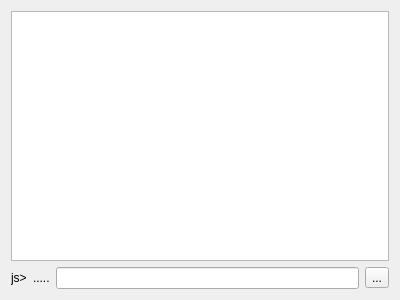
<?xml version="1.0" encoding="UTF-8"?>
<ui version="4.0">
 <class>ShellForm</class>
 <widget class="QWidget" name="ShellForm">
  <property name="geometry">
   <rect>
    <x>0</x>
    <y>0</y>
    <width>400</width>
    <height>300</height>
   </rect>
  </property>
  <property name="windowTitle">
   <string>Form</string>
  </property>
  <layout class="QVBoxLayout" name="verticalLayout">
   <item>
    <widget class="QPlainTextEdit" name="historyPlainTextEdit">
     <property name="readOnly">
      <bool>true</bool>
     </property>
    </widget>
   </item>
   <item>
    <widget class="QWidget" name="widget" native="true">
     <layout class="QHBoxLayout" name="horizontalLayout">
      <property name="margin">
       <number>0</number>
      </property>
      <item>
       <widget class="QLabel" name="promptLabel">
        <property name="text">
         <string>js&gt;</string>
        </property>
       </widget>
      </item>
      <item>
       <widget class="QLabel" name="promptContinueLabel">
        <property name="text">
         <string>.....</string>
        </property>
       </widget>
      </item>
      <item>
       <widget class="QLineEdit" name="scriptLineEdit"/>
      </item>
      <item>
       <widget class="QToolButton" name="toolButton">
        <property name="text">
         <string>...</string>
        </property>
        <property name="icon">
         <iconset resource="scriptreporteditor.qrc">
          <normaloff>:/images/configure.png</normaloff>:/images/configure.png</iconset>
        </property>
        <property name="popupMode">
         <enum>QToolButton::InstantPopup</enum>
        </property>
       </widget>
      </item>
     </layout>
    </widget>
   </item>
  </layout>
  <action name="resetAction">
   <property name="text">
    <string>Reset</string>
   </property>
   <property name="toolTip">
    <string>Reset the shell</string>
   </property>
  </action>
  <action name="globalEngineAction">
   <property name="checkable">
    <bool>true</bool>
   </property>
   <property name="checked">
    <bool>true</bool>
   </property>
   <property name="text">
    <string>Use global engine</string>
   </property>
   <property name="toolTip">
    <string>Put all members of sr.engine in the global object</string>
   </property>
  </action>
 </widget>
 <tabstops>
  <tabstop>historyPlainTextEdit</tabstop>
  <tabstop>scriptLineEdit</tabstop>
  <tabstop>toolButton</tabstop>
 </tabstops>
 <resources>
  <include location="scriptreporteditor.qrc"/>
 </resources>
 <connections/>
</ui>
